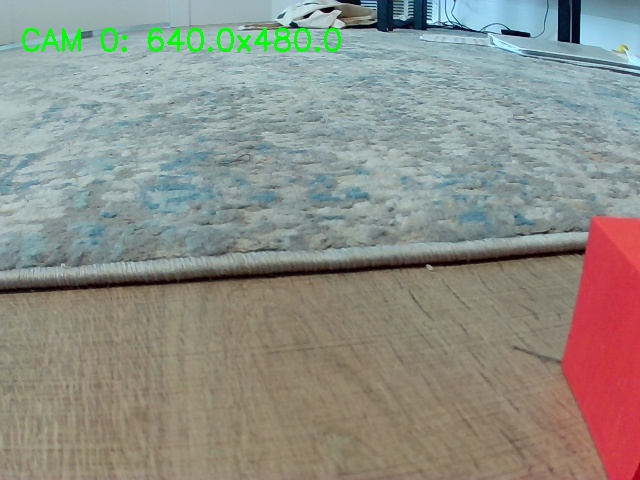
#> input picture debug_captures/cam_0_test.jpg, 640 x 480 px, given in place of the camera
$ python debug_geometry_lock.py
#> lines starting #> are read from the running program, lines starting #| are printed output that depends on the picture; after the words box and inside, x2 and y2 are one past the last pixel; in counts of white or black regions, pixels touching at a corner belong together
"""
Brick Master Vision v7
Major Upgrade: Switched from Binary Threshold to Canny Edge Detection.
This fixes the "Gray Brick" contrast issue by looking for edges/gradients
instead of absolute darkness.
"""
from __future__ import annotations

import sys
import random
import re
from pathlib import Path
from collections import Counter

import numpy as np

try:
    import cv2
except ImportError:
    sys.exit("OpenCV is missing.")


# --- CONFIGURATION ---
CAMERA_INDEX = 0

# k-NN Config
SAMPLE_SIZE = 50
K_NEIGHBORS = 10
PROCESS_W, PROCESS_H = 64, 48
CONFIDENCE_CUTOFF = 50.0

# Geometry Config: The "Bridge/H-Block"
IDEAL_COORDS = np.array([
    [0, 15], [30, 15], [30, 0], [80, 0], [80, 15], [110, 15], # Top
    [110, 75], # Right
    [80, 75], [80, 60], [30, 60], [30, 75], [0, 75] # Bottom Arch
], dtype=np.int32)

SHAPE_MATCH_TOLERANCE = 0.5 # Slightly relaxed for Canny results


def get_ideal_contour():
    temp_img = np.zeros((200, 200), dtype=np.uint8)
    shifted_coords = IDEAL_COORDS + [40, 50]
    cv2.fillPoly(temp_img, [shifted_coords], 255)
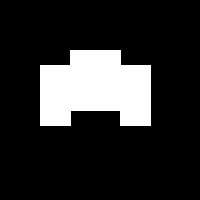
#> temp_img: shape (200, 200); 17% white; 1 white region
    contours, _ = cv2.findContours(temp_img, cv2.RETR_EXTERNAL, cv2.CHAIN_APPROX_SIMPLE)
    return contours[0]


def process_knn_image(img):
    small = cv2.resize(img, (PROCESS_W, PROCESS_H))
    gray = cv2.cvtColor(small, cv2.COLOR_BGR2GRAY)
    blur = cv2.GaussianBlur(gray, (5, 5), 0)
    return blur


def load_dataset(dataset_path: Path) -> list[dict]:
    print(f"Loading memory bank from {dataset_path}...")
    angle_files = {}
    all_files = sorted(list(dataset_path.glob("*.jpg")))

    if not all_files:
        print("Warning: No dataset found. Rough Angle detection will be disabled.")
        return []

    for f in all_files:
        match = re.search(r"(\d+(?:pt\d+)?)deg_", f.name)
        if match:
            angle = match.group(1).replace("pt", ".")
            if angle not in angle_files:
                angle_files[angle] = []
            angle_files[angle].append(f)

    memory_bank = []
    for angle, files in angle_files.items():
        selected = random.sample(files, min(len(files), SAMPLE_SIZE))
        for f in selected:
            img = cv2.imread(str(f))
            if img is not None:
                memory_bank.append({'angle': angle, 'data': process_knn_image(img)})

    print(f"Memory loaded: {len(memory_bank)} references.")
    return memory_bank


def draw_ghost_polygon(display_img):
    h, w = display_img.shape[:2]
    scale = 1.0
    offset_x = w - 150
    offset_y = 50

    display_points = []
    for point in IDEAL_COORDS:
        px = int(point[0] * scale + offset_x)
        py = int(point[1] * scale + offset_y)
        display_points.append([px, py])

    pts = np.array(display_points, np.int32)
    pts = pts.reshape((-1, 1, 2))

    cv2.polylines(display_img, [pts], True, (255, 200, 0), 2)
    cv2.putText(display_img, "Target Shape", (w - 180, 40), cv2.FONT_HERSHEY_SIMPLEX, 0.5, (255, 200, 0), 1)


def main():
    base_path = Path(__file__).resolve().parent
    dataset_path = base_path / "photos" / "angled_bricks_dataset"

    memory_bank = load_dataset(dataset_path)
    ideal_contour = get_ideal_contour()

    cap = cv2.VideoCapture(CAMERA_INDEX)
    if not cap.isOpened():
        print(f"Error: Camera {CAMERA_INDEX} not found.")
        return

    cv2.namedWindow("Master Vision")

    # --- NEW CONTROLS FOR CANNY ---
    # Low: Edges weaker than this are rejected
    # High: Edges stronger than this are accepted immediately
    cv2.createTrackbar("Canny Low", "Master Vision", 50, 255, lambda x: None)
    cv2.createTrackbar("Canny High", "Master Vision", 150, 255, lambda x: None)

    print("\n--- Brick Master Vision v7 (Canny Edge Mode) ---")
    print("Adjust 'Canny Low' and 'Canny High' until the Right Screen clearly shows the brick outline.")
    print("Press 'q' to quit.")

    while True:
        ret, frame = cap.read()
#> frame is the input picture: shape (480, 640, 3); mean B, G, R 135.6, 142.6, 141.6
        if not ret:
            break

        display = frame.copy()

        # --- BRAIN 1: k-NN Rough Angle ---
        rough_angle_text = "Scanning..."
        knn_color = (0, 0, 255)

        if memory_bank:
            live_processed = process_knn_image(frame)
            scores = []
            for mem in memory_bank:
                diff = cv2.absdiff(live_processed, mem['data'])
                scores.append((np.sum(diff), mem['angle']))

            scores.sort(key=lambda x: x[0])
            top_k = scores[:K_NEIGHBORS]
            votes = [s[1] for s in top_k]
            if votes:
                winner_angle = Counter(votes).most_common(1)[0][0]
                avg_score = sum(s[0] for s in top_k) / K_NEIGHBORS
                confidence = max(0, min(100, 100 * (1 - (avg_score / 250000))))

                if confidence > CONFIDENCE_CUTOFF:
                    rough_angle_text = f"Rough Angle: {winner_angle}"
                    knn_color = (0, 255, 0)

        # --- BRAIN 2: Geometry Lock (CANNY VERSION) ---
        gray = cv2.cvtColor(frame, cv2.COLOR_BGR2GRAY)
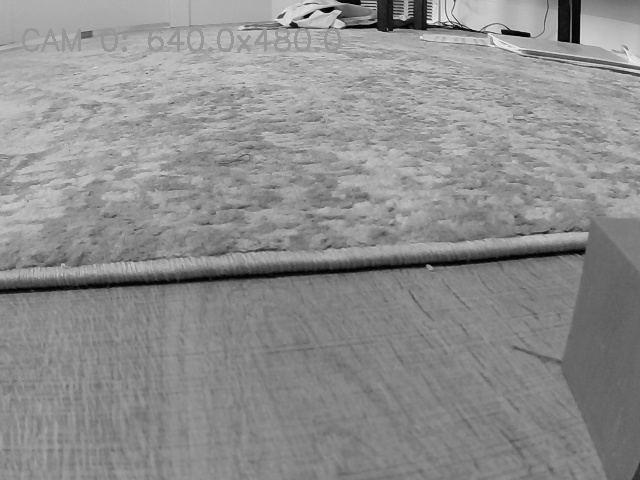
#> gray: shape (480, 640); min 1, max 241, mean 141.5

        # 1. Blur slightly to reduce noise (carpet textures, etc)
        blur = cv2.GaussianBlur(gray, (5, 5), 0)

        # 2. Get Slider Values
        canny_min = cv2.getTrackbarPos("Canny Low", "Master Vision")
        canny_max = cv2.getTrackbarPos("Canny High", "Master Vision")

        # 3. Detect Edges
        edges = cv2.Canny(blur, canny_min, canny_max)
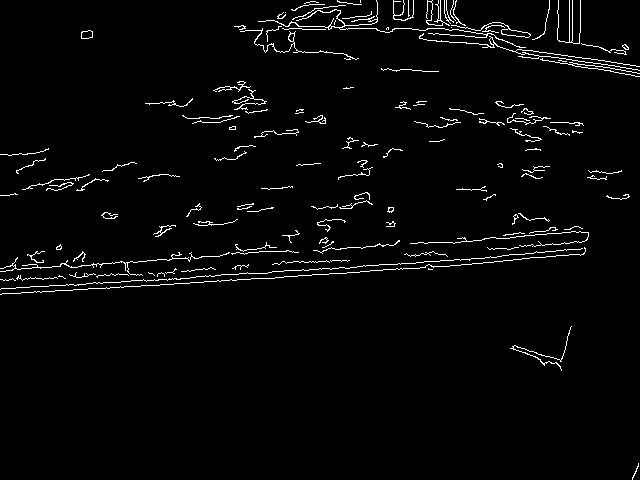
#> edges: shape (480, 640); 2.7% white in thin lines or dots

        # 4. Dilate (Thicken) the edges
        # This connects small gaps in the outline so it forms a closed loop
        kernel = np.ones((3,3), np.uint8)
        dilated_edges = cv2.dilate(edges, kernel, iterations=1)
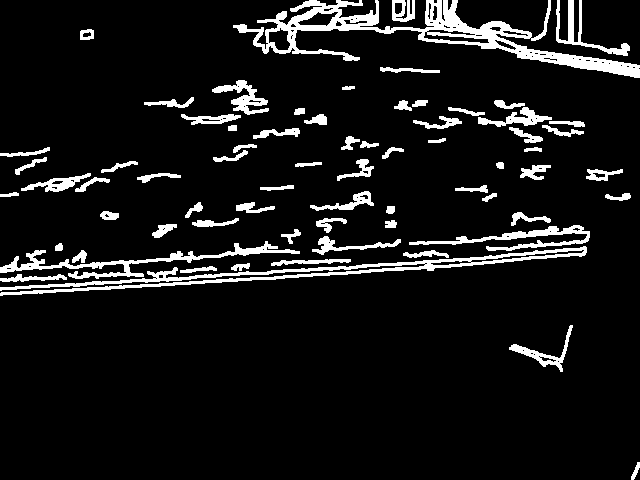
#> dilated_edges: shape (480, 640); 8.7% white; 69 white regions

        # 5. Find Contours on the edges
        contours, _ = cv2.findContours(dilated_edges, cv2.RETR_EXTERNAL, cv2.CHAIN_APPROX_SIMPLE)
#> contours = 69 contours; largest, box (x1, y1, x2, y2) and area: (233, 0, 640, 78) 7206, (0, 246, 587, 296) 3246, (0, 241, 300, 279) 1535, (409, 225, 590, 251) 1005, (556, 0, 630, 56) 644

        locked_cnt = None
        best_match_score = 100.0

        # Convert edges to color so we can draw on the right screen
        edges_bgr = cv2.cvtColor(dilated_edges, cv2.COLOR_GRAY2BGR)
#> edges_bgr: shape (480, 640, 3); 8.7% white; 69 white regions, largest, box (x1, y1, x2, y2) and area: (233, 0, 640, 78) 6734, (0, 246, 587, 296) 3988, (0, 241, 300, 279) 2001

        for cnt in contours:
            area = cv2.contourArea(cnt)
            # Filter noise (too small) and huge objects (monitor/desk edge)
            if area < 1000 or area > 100000:
                continue

            # Draw candidates in gray
            cv2.drawContours(edges_bgr, [cnt], -1, (50, 50, 50), 1)

            score = cv2.matchShapes(cnt, ideal_contour, 1, 0.0)

            if score < best_match_score:
                best_match_score = score

            if score < SHAPE_MATCH_TOLERANCE:
                if score == best_match_score:
                    locked_cnt = cnt
#> this loop made 69 passes
#> (area, score, best_match_score) on pass 9: (3245.5, 5.61, 5.61)
#> area on passes 1 to 6: 52, 495.5, 200.5, 92, 67.5, 208
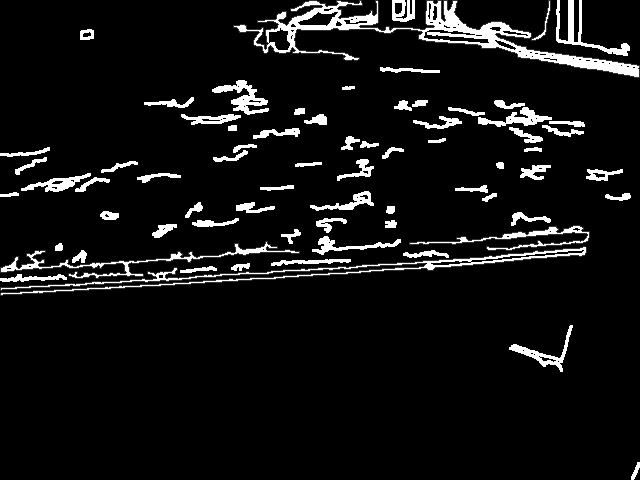
#> edges_bgr: shape (480, 640, 3); min 0, max 255, mean 18.6
#> after the loop, best_match_score = 5.61

        # --- DRAW UI ---
        cv2.putText(display, rough_angle_text, (20, 40), cv2.FONT_HERSHEY_SIMPLEX, 0.8, knn_color, 2)

        if locked_cnt is not None:
            # Green Outline
            cv2.drawContours(display, [locked_cnt], -1, (0, 255, 0), 3)
            cv2.drawContours(edges_bgr, [locked_cnt], -1, (0, 255, 0), 3)

            # Draw Corner Dots
            epsilon = 0.02 * cv2.arcLength(locked_cnt, True)
            approx = cv2.approxPolyDP(locked_cnt, epsilon, True)
            for point in approx:
                px, py = point[0]
                cv2.circle(display, (px, py), 5, (0, 0, 255), -1)

            # Center Label
            M = cv2.moments(locked_cnt)
            if M["m00"] != 0:
                cx = int(M["m10"] / M["m00"])
                cy = int(M["m01"] / M["m00"])
                label = f"LOCKED: {len(approx)} pts"
                cv2.putText(display, label, (cx - 60, cy), cv2.FONT_HERSHEY_SIMPLEX, 0.8, (0, 255, 0), 2)

        score_color = (0, 255, 0) if best_match_score < SHAPE_MATCH_TOLERANCE else (0, 165, 255)
#> score_color = (0, 165, 255)
        cv2.putText(display, f"Best Score: {best_match_score:.3f}", (20, 80), cv2.FONT_HERSHEY_SIMPLEX, 0.7, score_color, 2)

        draw_ghost_polygon(display)
#> in draw_ghost_polygon, `cv2.putText(display_img, "Target Shape", (w - 180, 40), cv2.FONT_HERSH..`:
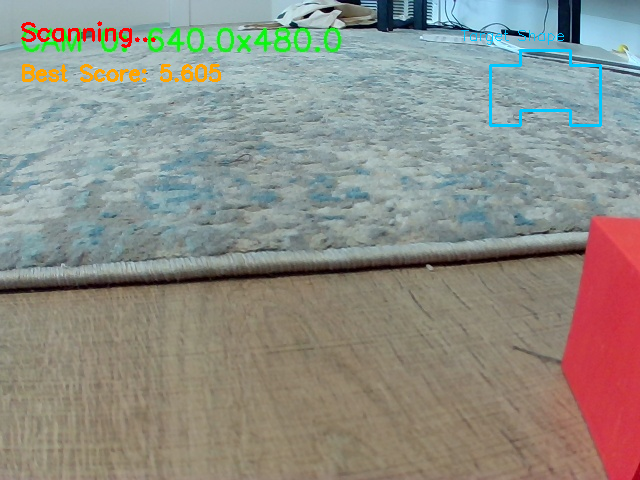
#> display_img: shape (480, 640, 3); mean B, G, R 134.8, 142.2, 141.8

        # Show Canny Edge View on the right
        combined = np.hstack((display, edges_bgr))
        combined = cv2.resize(combined, (1200, 450))
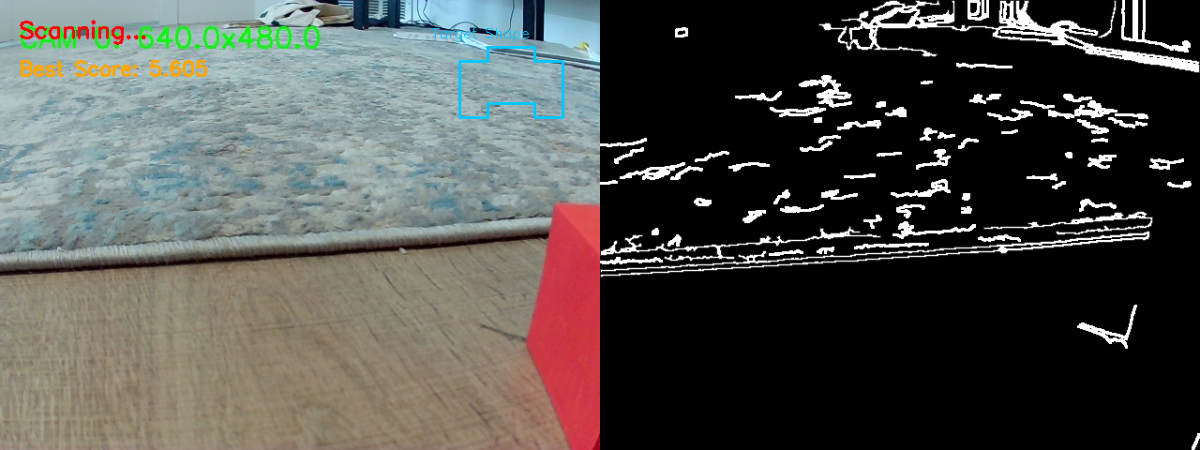
#> combined: shape (450, 1200, 3); mean B, G, R 76.6, 80.3, 80.1

        cv2.imshow("Master Vision", combined)
        if cv2.waitKey(1) & 0xFF == ord('q'):
#> (key q is pressed here)
            break

    cap.release()
    cv2.destroyAllWindows()

if __name__ == "__main__":
    main()

$ run again, on debug_captures/frame_1766889172930.jpg
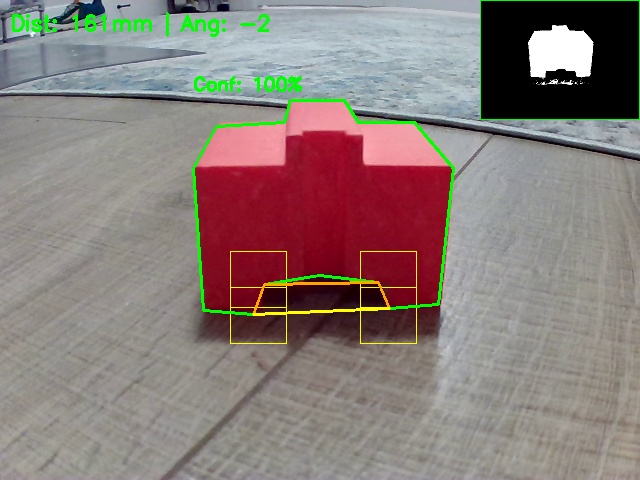
#> input picture debug_captures/frame_1766889172930.jpg, 640 x 480 px, given in place of the camera
#> temp_img: shape (200, 200); 17% white; 1 white region
#> in main, frame is the input picture: shape (480, 640, 3); mean B, G, R 121.9, 125.2, 138.3
#> edges: shape (480, 640); 2.7% white in thin lines or dots
#> dilated_edges: shape (480, 640); 8.2% white; 12 white regions
#> in main, `contours, _ = cv2.findContours(dilated_edges, cv2.RETR_EXTERNAL, cv2.C..`: contours = 11 contours; largest, box (x1, y1, x2, y2) and area: (156, 0, 640, 352) 68512, (0, 45, 289, 110) 3858, (0, 0, 106, 46) 2794, (159, 348, 290, 480) 630, (273, 336, 367, 378) 322
#> the loop in main, `for cnt in contours:` made 11 passes
#> (area, score, best_match_score) on passes 7, 10, 11: (3858.5, 9.92, 9.92), (68511.5, 1.54, 1.54), (2794.5, 0.731, 0.731)
#> after the loop in main, `for cnt in contours:`:
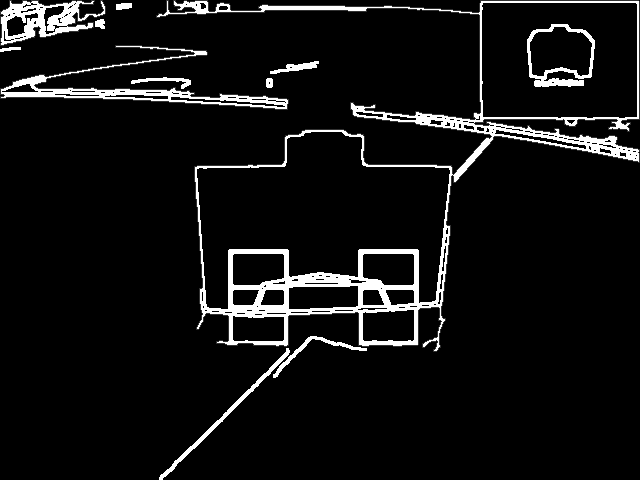
#> edges_bgr: shape (480, 640, 3); min 0, max 255, mean 17.8
#> after the loop in main, `for cnt in contours:`: best_match_score = 0.731
#> score_color = (0, 165, 255)
#> in main, `combined = cv2.resize(combined, (1200, 450))`:
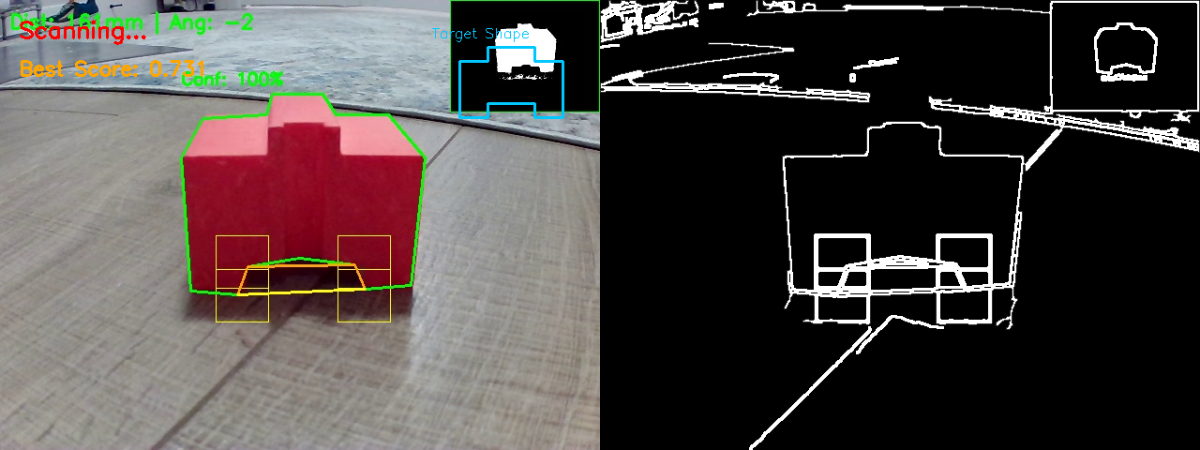
#> combined: shape (450, 1200, 3); mean B, G, R 69.6, 71.4, 78.2
